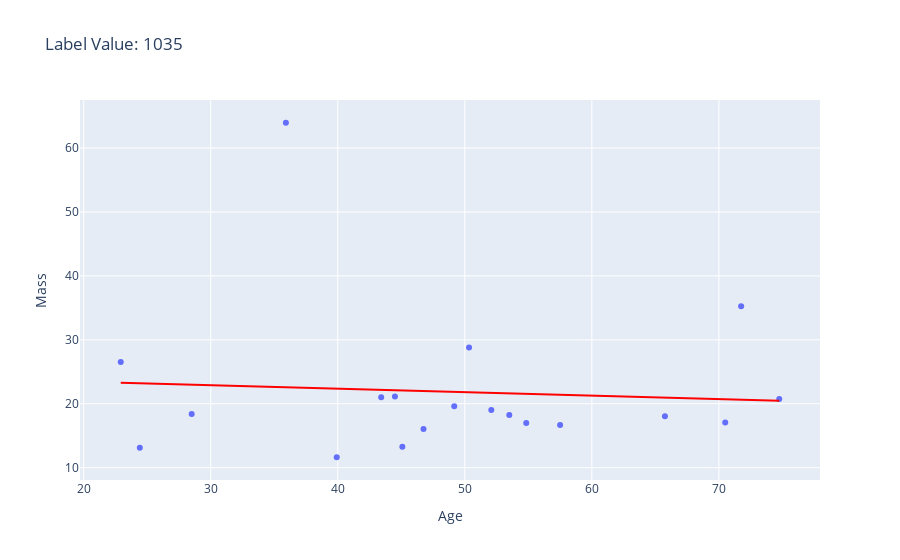

The notebook cell saved with this chart:
### Code cell
fig = px.scatter(lv_1015_with_p, x='Age', y='Mass', title=f'Label Value: {LABEL_VALUE}', trendline='ols', trendline_color_override='red')
fig.show()

### Figure 1 — Plotly figure (JSON) as saved in the notebook; plotly's stock layout.template omitted (floating-point values rounded to 4 significant figures)
{"data": [{"hovertemplate": "Age=%{x}<br>Mass=%{y}<extra></extra>", "legendgroup": "", "marker": {"color": "#636efa", "symbol": "circle"}, "mode": "markers", "name": "", "orientation": "v", "showlegend": false, "type": "scatter", "x": [49.17, 50.33, 70.5, 28.5, 53.5, 45.08, 52.08, 65.75, 71.75, 54.83, 24.42, 22.92, 44.5, 35.92, 57.5, 43.42, 39.92, 46.75, 74.75], "xaxis": "x", "y": [19.62, 28.79, 17.06, 18.42, 18.26, 13.28, 19.02, 18.03, 35.24, 17.0, 13.14, 26.52, 21.12, 63.95, 16.67, 21.01, 11.64, 16.06, 20.76], "yaxis": "y"}, {"hovertemplate": "<b>OLS trendline</b><br>Mass = -0.0536903 * Age + 24.5049<br>R<sup>2</sup>=0.004840<br><br>Age=%{x}<br>Mass=%{y} <b>(trend)</b><extra></extra>", "legendgroup": "", "line": {"color": "red"}, "marker": {"color": "#636efa", "symbol": "circle"}, "mode": "lines", "name": "", "showlegend": false, "type": "scatter", "x": [22.92, 24.42, 28.5, 35.92, 39.92, 43.42, 44.5, 45.08, 46.75, 49.17, 50.33, 52.08, 53.5, 54.83, 57.5, 65.75, 70.5, 71.75, 74.75], "xaxis": "x", "y": [23.27, 23.19, 22.97, 22.58, 22.36, 22.17, 22.12, 22.08, 21.99, 21.87, 21.8, 21.71, 21.63, 21.56, 21.42, 20.97, 20.72, 20.65, 20.49], "yaxis": "y"}], "layout": {"legend": {"tracegroupgap": 0}, "title": {"text": "Label Value: 1035"}, "xaxis": {"anchor": "y", "domain": [0, 1], "title": {"text": "Age"}}, "yaxis": {"anchor": "x", "domain": [0, 1], "title": {"text": "Mass"}}}}
